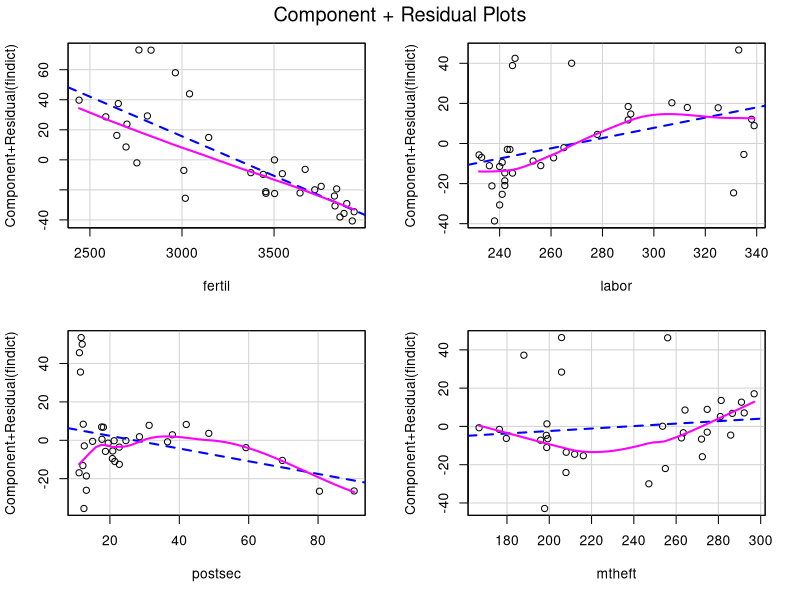
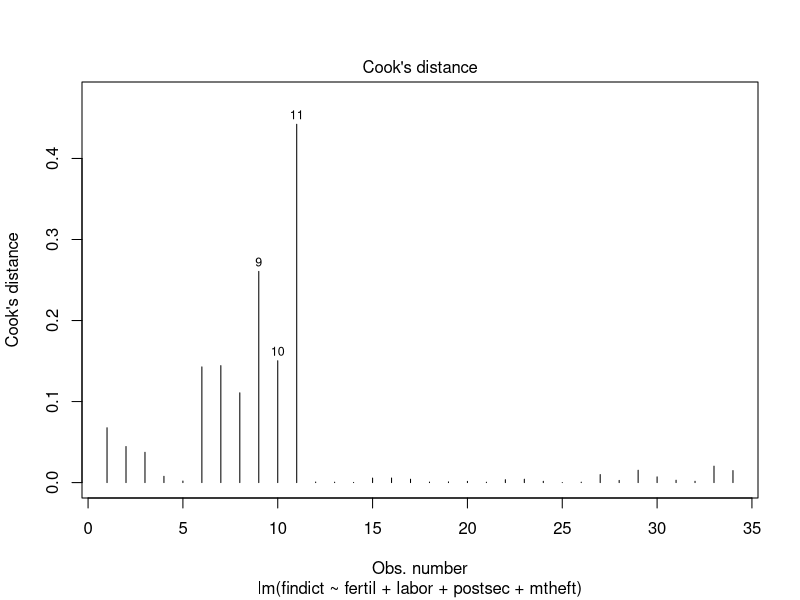
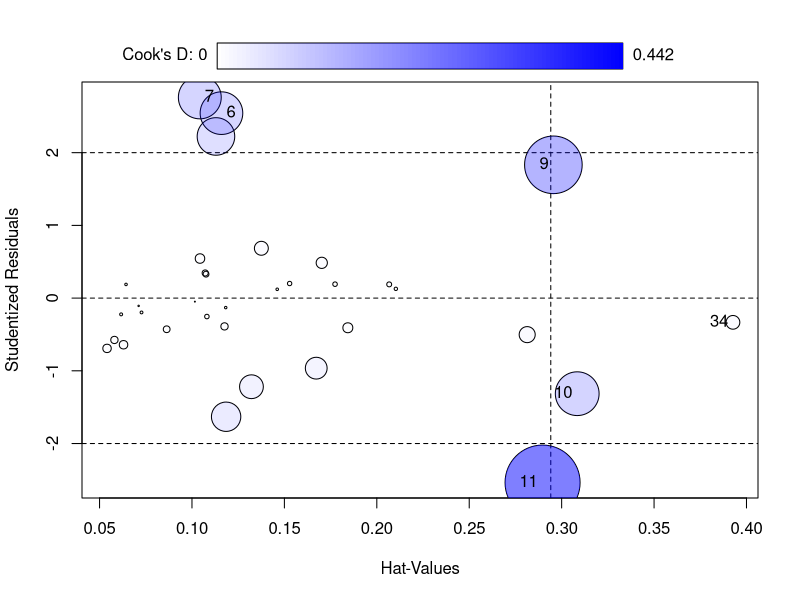

Write the R code that produced these figures, in order.
####BIOS 7060: Homework 2####
###Load Libraries###
if(!require(tidyverse)){
  install.packages("tidyverse"); library(tidyverse)}
if(!require(car)){
  install.packages("car"); library(car)}
if(!require(nlme)){
  install.packages("nlme"); library(nlme)}
if(!require(MASS)){
  install.packages("MASS"); library(MASS)}
#time-series package for runs test
if(!require(tseries)){
  install.packages("tseries"); library(tseries)}

####Problem 1####
###Data input###
##set working directory to "Hw2" folder in "BIOS 7060" directory##
#path<-"/Tulane/MPH/BIOS\ 7060/Homework/Hw 2/"
#crime data
crime.data<-read.table("HW2_data1.txt", header=T)
#convert crime.data to a dplyr tibble
crime.tibble<-as_tibble(crime.data)

###Linear Regression###
#regression model Y=female indictment rate, X=fertility rate, labor force...
#...participation rate, post secondary degree rate, male theft conviction rate
crime.lm<-lm(findict~fertil+labor+postsec+mtheft, data=crime.tibble)

###Part a)###
##Bivariate Plots##
#findict vs. fertil
fertil.ggplot<-ggplot(data=crime.tibble, aes(x=fertil, y=findict))+
  geom_point()+
  geom_smooth(method="lm")+
  labs(title="Female Indictable-Offense Conviction Rate per 100,000 vs.
       Fertility Rate per 1000")
#findict vs. labor
labor.ggplot<-ggplot(data=crime.tibble, aes(x=labor, y=findict))+
  geom_point()+
  geom_smooth(method="lm")+
  labs(title="Female Indictable-Offense Conviction Rate per 100,000 vs.
       Labor Force Participation Rate per 1000")
#findict vs. postsec
postsec.ggplot<-ggplot(data=crime.tibble, aes(x=postsec, y=findict))+
  geom_point()+
  geom_smooth(method="lm")+
  labs(title="Female Indictable-Offense Conviction Rate per 100,000 vs.
       Post Secondary Degree Rate per 1000")
#findict vs. mtheft
mtheft.ggplot<-ggplot(data=crime.tibble, aes(x=mtheft, y=findict))+
  geom_point()+
  geom_smooth(method="lm")+
  labs(title="Female Indictable-Offense Conviction Rate per 100,000 vs.
       Male Theft Conviction Rate per 1000")

###Part b)###
##Partial Residual Plots
partres.plots<-crPlots(crime.lm)

###Part c)###
##Plot of Resisduals for the model and year##
#dataframe with "Year" predictor and residuals for the model
res.tibble<-tibble(crime.res=crime.lm$residuals, year=crime.data$year)
#residual vs. year plot
res.ggplot<-ggplot(data=res.tibble, aes(x=year, y=crime.res))+
  geom_point()+
  labs(title="Model with 4 Predictors Residuals vs. Year")

###Part d)###
##Outlier analysis##
#externally studentized residuals
extres.prb1<-studres(crime.lm)

#internally studentized residuals
intres.prb1<-stdres(crime.lm)

#outlier test for the residuals (check the 5 largest residuals)
outliers.prb1<-outlierTest(crime.lm, cutoff = 5)

##Influence Analysis##
#number of data points
n.prb1<-length(crime.tibble$findict)
# Cook's D 
CookD.prb1 = cooks.distance(crime.lm)
#cutoff for Cook's D value
cutoff.prb1 <- 4/((nrow(crime.tibble)-length(crime.lm$coefficients)-2))
#plot of the Cook's D measures
cookplt.prb1<-plot(crime.lm, which=4, cook.levels = cutoff)
#influence Plot
inflplot.prb1<-influencePlot(crime.lm)

# DFBETAS
dfbet.prb1<-dfbeta(crime.lm)

# DFFITS
dffts.prb1<-dffits(crime.lm)

#all influence measures summary
summary(influence.measures(crime.lm))

###Part e)###
##Tests for Autocorrelation##
#Durbin-Watson Test
DW.prb1<-durbinWatsonTest(crime.lm)

#Runs Test
xx = factor(sign(crime.lm$res))
runs.test(xx)